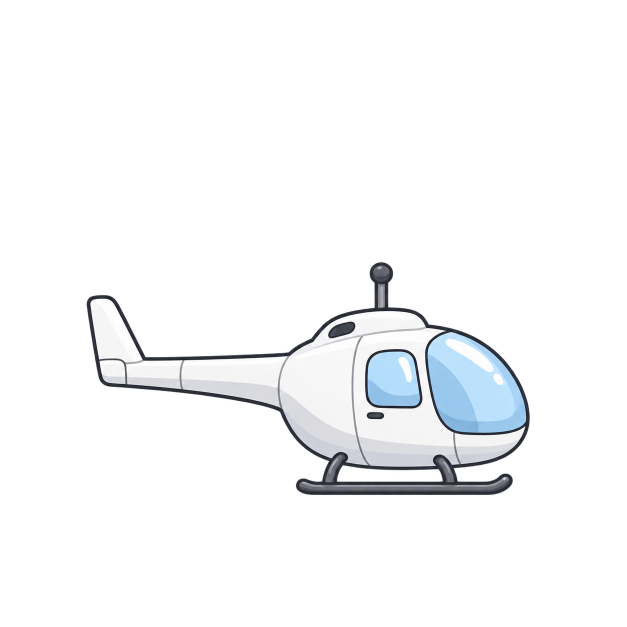
#> input picture Tools/helicopter-kit/helicopter_body.png, 1254 x 1254 px (shown at 1/2 size)
$ python make_frames.py
#> lines starting #> are read from the running program, lines starting #| are printed output that depends on the picture
"""Run: python3 make_frames.py (requires Pillow)."""
from pathlib import Path
import json
import math
from PIL import Image, ImageDraw

ROOT = Path(__file__).resolve().parent
OUT = ROOT / 'output'
FRAMES = 60
# Normalized coordinates measured from the supplied source artwork.
HUB = (0.608, 0.435)
RADIUS = 0.32
TILT = 0.13

def main():
    body = Image.open(ROOT / 'helicopter_body.png').convert('RGBA')
#> body is the input picture: PIL image 1254x1254 RGBA; mean R, G, B, A 22.1, 23.2, 24.3, 29.6
    # Ignore near-transparent export noise so it cannot change the shared crop.
    body.putalpha(body.getchannel('A').point(lambda alpha: 0 if alpha <= 5 else alpha))
    w, h = body.size
#> w = 1254; h = 1254
    cx, cy = HUB[0] * w, HUB[1] * h
#> cx = 762.4; cy = 545.5
    radius = RADIUS * w
#> radius = 401.3
    box = body.getchannel('A').getbbox()
#> box = (172, 524, 1060, 992)
    if box is None:
        raise ValueError('Source image is empty')
    # One common crop for every frame; never center frames independently.
    left = math.floor(min(box[0], cx - radius - 8))
#> left = 172
    top = math.floor(min(box[1], cy - radius * TILT - 8))
#> top = 485
    right = math.ceil(max(box[2], cx + radius + 8))
#> right = 1172
    bottom = math.ceil(box[3])
#> bottom = 992
    crop = (left, top, right, bottom)
#> crop = (172, 485, 1172, 992)
    atlas = ROOT.parents[1] / 'Helichopter/Assets/Assets.xcassets/Playable Characters/Helicopter Player.spriteatlas'
    atlas.mkdir(parents=True, exist_ok=True)
    (atlas / 'Contents.json').write_text(json.dumps({'info': {'author': 'xcode', 'version': 1}}, indent=2))
    previews = []
    for i in range(FRAMES):
        frame = body.copy()
        draw = ImageDraw.Draw(frame)
        # Identical opposing blades repeat after half a revolution.
        # 3 visual cycles per second gives a lively, seamlessly looping rotor.
        angle = 3 * math.pi * i / FRAMES
        for offset in (0, math.pi):
            a = angle + offset
            def project(radial, transverse):
                return (cx + radial * math.cos(a) - transverse * math.sin(a),
                        cy + (radial * math.sin(a) + transverse * math.cos(a)) * TILT)
            points = [project(7, -11), project(radius, -16),
                      project(radius, 16), project(7, 11)]
            draw.polygon(points, fill='#697380', outline='#303641', width=3)
        draw.ellipse((cx-15, cy-10, cx+15, cy+10), fill='#515965', outline='#303641', width=3)
        cropped = frame.crop(crop)
        images = []
        imageset = atlas / f'r_player{i + 1}.imageset'
        imageset.mkdir(exist_ok=True)
        for scale, size in enumerate((200, 400, 600), 1):
            ratio = (size * 0.90) / max(cropped.size)
            resized = cropped.resize(tuple(round(d * ratio) for d in cropped.size), Image.Resampling.LANCZOS)
            canvas = Image.new('RGBA', (size, size))
            canvas.alpha_composite(resized, ((size-resized.width)//2, (size-resized.height)//2))
            folder = OUT / f'{size}x{size}'
            folder.mkdir(parents=True, exist_ok=True)
            name = f'helicopter_{i:02d}.png'
            canvas.save(folder / name)
            assetname = f'r_player{i + 1}' + ('' if scale == 1 else f'@{scale}x') + '.png'
            canvas.save(imageset / assetname)
            images.append({'idiom': 'universal', 'scale': f'{scale}x', 'filename': assetname})
            if size == 400:
                previews.append(canvas)
        (imageset / 'Contents.json').write_text(json.dumps({'images': images, 'info': {'author': 'xcode', 'version': 1}}, indent=2))
#> this loop made 60 passes
#> pass 1, in main, `cropped = frame.crop(crop)`:
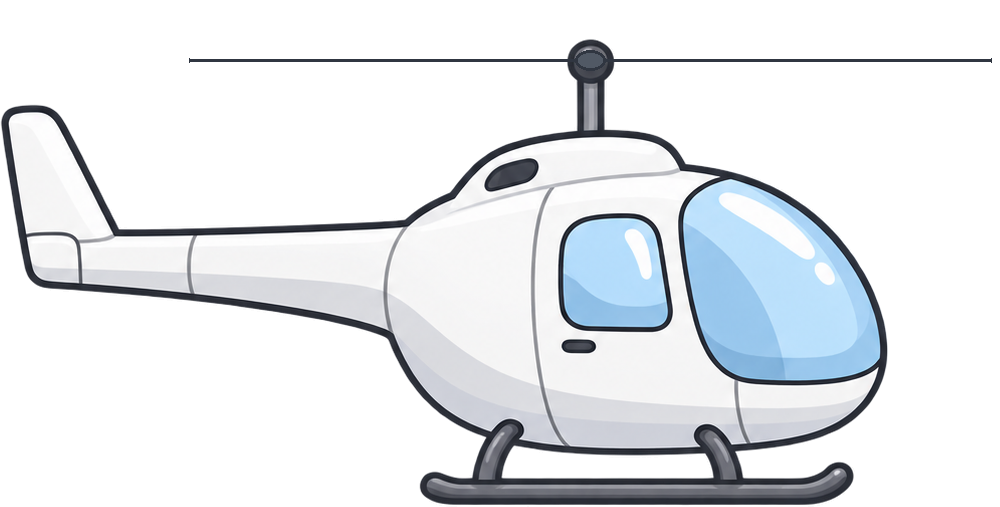
#> cropped: PIL image 1000x507 RGBA; mean R, G, B, A 68.7, 72, 75.7, 93; transparent parts drawn white
#> pass 1, in main, `canvas.save(folder / name)`:
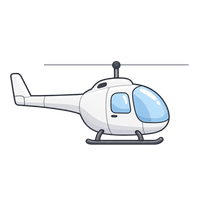
#> saved as helicopter_00.png: PIL image 200x200 RGBA; mean R, G, B, A 28.9, 30.3, 32.4, 38.2; transparent parts drawn white
#> pass 1, in main, `canvas.save(folder / name)`:
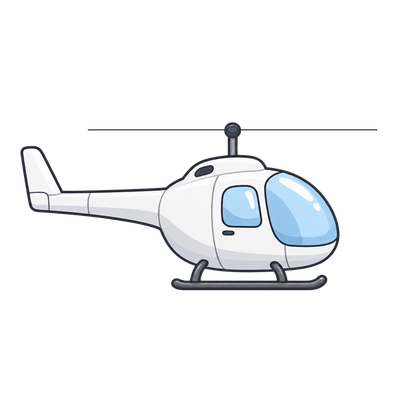
#> saved as helicopter_00.png: PIL image 400x400 RGBA; mean R, G, B, A 28.5, 30, 31.5, 38.4; transparent parts drawn white
#> pass 1, in main, `canvas.save(folder / name)`:
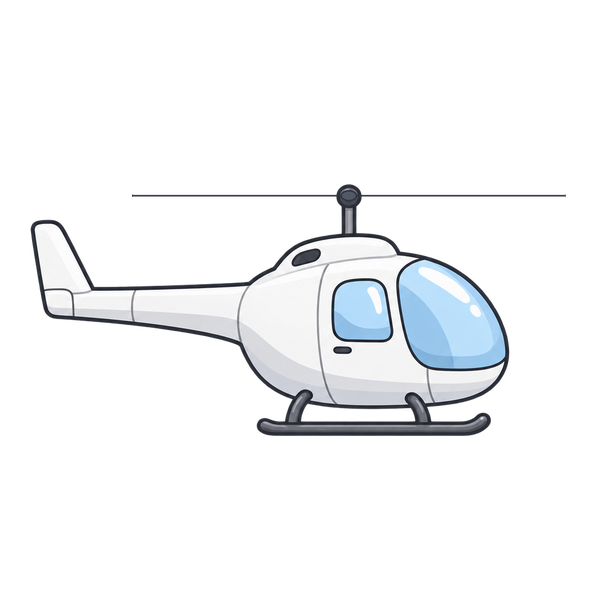
#> saved as helicopter_00.png: PIL image 600x600 RGBA; mean R, G, B, A 28.1, 29.5, 31, 38.2; transparent parts drawn white
#> after the loop:
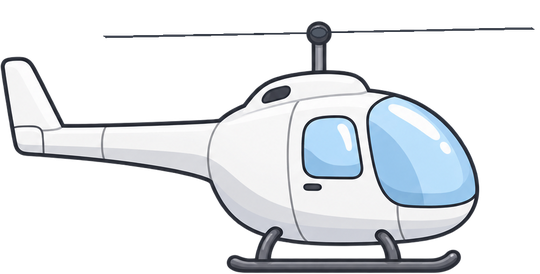
#> resized: PIL image 540x274 RGBA; mean R, G, B, A 68.5, 71.9, 75.6, 93.2; transparent parts drawn white
#> after the loop, previews = 60 items
    # APNG preserves smooth transparent edges; each frame lasts 1/60 second.
    previews[0].save(OUT / 'preview.png', save_all=True, append_images=previews[1:], duration=1000 / FRAMES, loop=0, disposal=0, blend=0)
    for size in (200, 400, 600):
        files = list((OUT / f'{size}x{size}').glob('*.png'))
#> (the run stopped early here; a loop or call above may not have finished)
